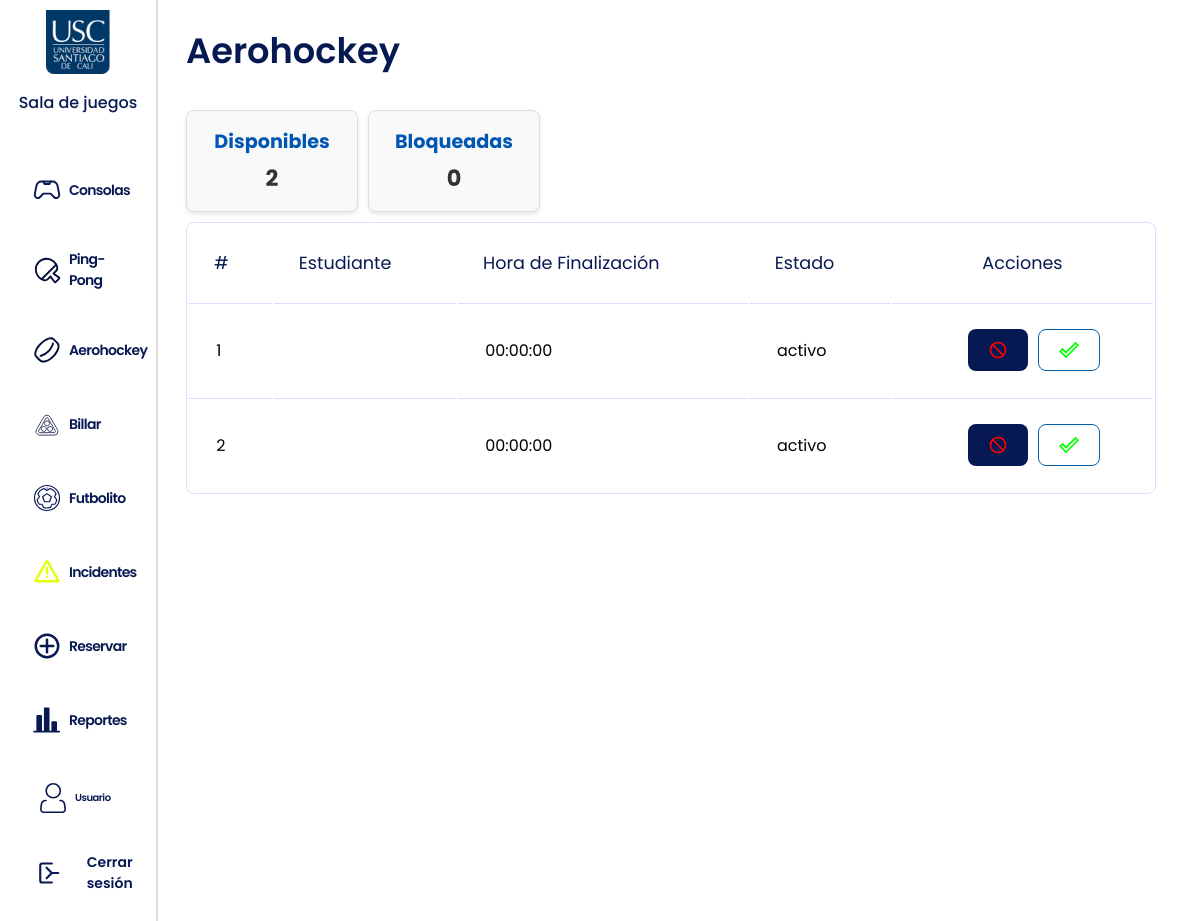
Screenshot of /Frontend/vistas/Aerohockey.php (signed in) with the database file from the repository.
### tables this page shows
CREATE TABLE aerohockey (
    id              INT AUTO_INCREMENT PRIMARY KEY,
    estudiante      VARCHAR(255) NOT NULL,
    hora_finalizacion TIME NOT NULL
);

### Frontend/components/aerohockey-table.php (the view, shortened to what this page needs)
<head>
    <link rel="stylesheet" href="/WorldsTecnology-test2/style/main.css">
</head>
<div class="cards">
    <div class="card">
        <h2>Disponibles</h2>
        <p>
            <?php
            $disponiblesQuery = "SELECT COUNT(*) AS disponibles FROM aerohockey WHERE estudiante = ''";
            $disponiblesResult = $mysqli->query($disponiblesQuery);
            $disponiblesRow = $disponiblesResult->fetch_assoc();
            echo $disponiblesRow['disponibles'];
            ?>
        </p>
    </div>
    <div class="card">
        <h2>Bloqueadas</h2>
        <p>
            <?php
            $bloqueadasQuery = "SELECT COUNT(*) AS bloqueadas FROM aerohockey WHERE estado = 'inactivo'";
            $bloqueadasResult = $mysqli->query($bloqueadasQuery);
            $bloqueadasRow = $bloqueadasResult->fetch_assoc();
            echo $bloqueadasRow['bloqueadas'];
            ?>
        </p>
    </div>
</div>
<table>
    <thead>
        <tr>
            <th>#</th>
            <th>Estudiante</th>
            <th>Hora de Finalización</th>
            <th>Estado</th>
            <th>Acciones</th>
        </tr>
    </thead>
    <tbody>
        <?php
        $table = 'aerohockey';
        $sql = "SELECT id, estudiante, hora_finalizacion, estado FROM $table";
        if ($result = $mysqli->query($sql)) {
            while ($row = $result->fetch_assoc()) {
                echo "<tr>";
                echo "<td>" . htmlspecialchars($row['id']) . "</td>";
                echo "<td>" . htmlspecialchars($row['estudiante']) . "</td>";
                echo "<td>" . htmlspecialchars($row['hora_finalizacion']) . "</td>";
                echo "<td>" . htmlspecialchars($row['estado']) . "</td>";
                echo "<td>";
                echo '<div class="table-buttons">';
                echo "<a href='bloquear.php?id=" . $row['id'] . "&table=$table'>";
                echo '<span>
                        <svg xmlns="http://www.w3.org/2000/svg" width="20" height="20" viewBox="0 0 24 24">
                            <path fill="none" stroke="#ff0000" stroke-linecap="round" stroke-linejoin="round" stroke-width="2"
                                  d="M5.636 5.636a9 9 0 1 0 12.728 12.728M5.636 5.636a9 9 0 1 1 12.728 12.728M5.636 5.636L12 12l6.364 6.364" />
                        </svg>
                      </span>
                    </a>';
                echo "<a href='desbloquear.php?id=" . $row['id'] . "&table=$table'>";
                echo '<span>
                        <svg xmlns="http://www.w3.org/2000/svg" width="20" height="20" viewBox="0 0 24 24">
                            <path fill="#04ff00" d="M19.78 2.2L24 6.42L8.44 22L0 13.55l4.22-4.22l4.22 4.22zm0 2.8L8.44 16.36l-4.22-4.17l-1.41 1.36l5.63 5.62L21.19 6.42z" />
                        </svg>
                      </span>
                    </a>';
                echo '</div>';
                echo "</td>";
                echo "</tr>";
            }
        }
        ?>
    </tbody>
</table>

### Frontend/style/main.css (style rules this page uses)
body { height: 100%; margin: 0; padding: 0; display: flex; overflow-y: scroll; overflow-x: hidden; font-family: "Poppins", sans-serif; }
.container-table table { table-layout: auto; width: 100%; border: 1px solid hsl(243, 100%, 93%); border-radius: 8px; }
.container-table table th:not(:last-child) { padding: 25px; text-align: left; font-size: 1.1em; font-weight: 400; color: rgba(7, 25, 82, 1); }
.container-table th:last-child { padding: 25px; text-align: center; font-size: 1.1em; font-weight: 400; color: rgba(7, 25, 82, 1); }
.container-table table span { color: hsl(0, 80%, 35%); }
.container-table table tbody td:not(last-child) { padding: 5px 5px 5px 1.7rem; text-align: left; font-size: 1em; font-weight: 400; color: black; border-top: 1px solid hsl(243, 100%, 93%); }
.container-table table tbody td:last-child { display: flex; justify-content: center; }
.table-buttons { width: 70%; display: flex; justify-content: center; gap: 10px; padding: 20px; }
.table-buttons a span { display: flex; align-items: center; }
.table-buttons a:nth-child(1) { font-family: poppins; padding: 10px 20px; border: none; border-radius: 8px; background-color: rgba(7, 25, 82, 1); color: white; font-size: 1em; font-weight: 400; cursor: pointer; }
.table-buttons a { display: flex; text-align: center; align-items: center; gap: 6px; font-family: 'Poppins', sans-serif; padding: 10px 20px; border-radius: 8px; font-size: 1em; font-weight: 400; cursor: pointer; text-decoration: none; }
.table-buttons a:nth-child(2) { font-family: poppins; padding: 10px 20px; border: 1px solid rgba(2, 96, 174, 1);; border-radius: 8px; background-color: null; color: rgba(2, 96, 174, 1);; font-size: 1em; font-weight: 400; cursor: pointer; }
.cards { display: flex; gap: 10px; margin: 10px 0; justify-content: flex-start; }
.card { width: 150px; height: 80px; background-color: #f9f9f9; border: 1px solid #ddd; border-radius: 8px; padding: 10px; text-align: center; box-shadow: 0 2px 4px rgba(0, 0, 0, 0.1); display: flex; flex-direction: column; justify-content: center; align-items: center; }
.card h2 { font-size: 1.2rem; margin: 0; color: #0056b3; }
.card p { font-size: 1.4rem; font-weight: bold; color: #333; margin: 5px 0 0 0; }

### rows the page displays
aerohockey: id "1", hora_finalizacion "00:00:00", estado "activo"
aerohockey: id "2", hora_finalizacion "00:00:00", estado "activo"

### other values shown
$user "Usuario"
$disponiblesRow['disponibles'] "2"
$bloqueadasRow['bloqueadas'] "0"
